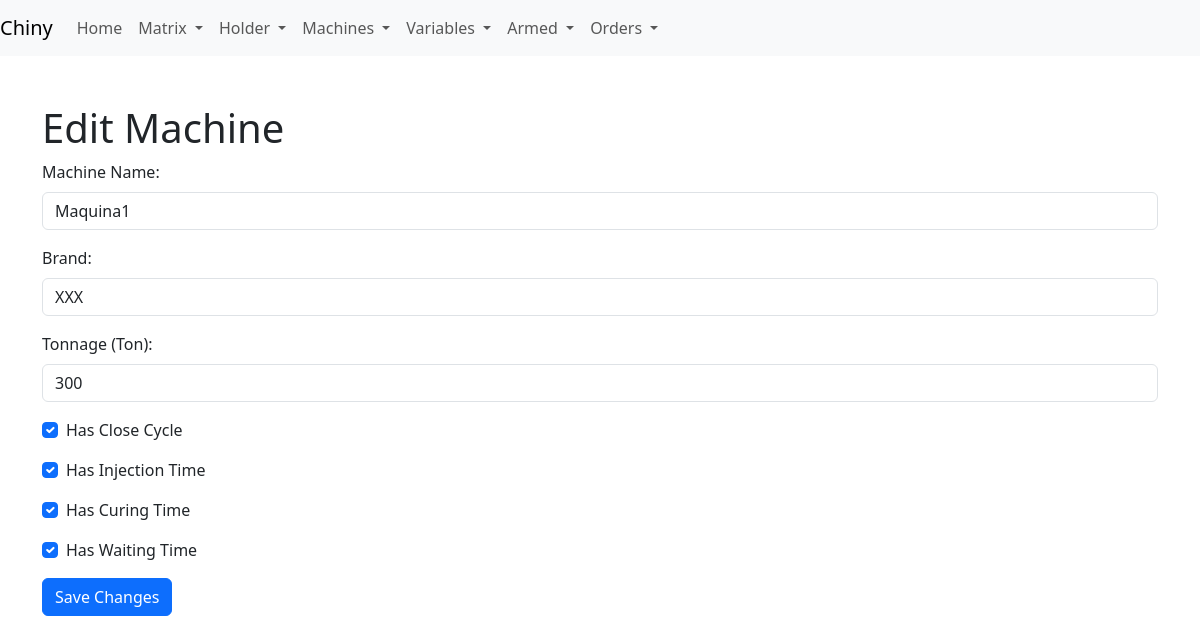
Screenshot of /edit_machine/1 with the database file from the repository.
### app/models.py (models this page shows)
class Machine(db.Model):
    __tablename__ = 'machine'
    id = db.Column(db.Integer, primary_key=True)
    name = db.Column(db.String(30), unique=True)
    brand_machine = db.Column(db.String(119), nullable=False)
    ton = db.Column(db.Integer, nullable=False)
    has_close_cycle = db.Column(db.Boolean, default=False)
    has_injection_time = db.Column(db.Boolean, default=False)
    has_curing_time = db.Column(db.Boolean, default=False)
    has_waiting_time = db.Column(db.Boolean, default=False)
    productions = db.relationship('Production', backref='machine', lazy=True)  # backref 'machine'

### app/routes.py (the view, shortened to what this page needs)
@app.route('/edit_machine/<int:machine_id>', methods=['GET', 'POST'])
def edit_machine(machine_id):
    machine = Machine.query.get_or_404(machine_id)
    return render_template('edit_machine.html', machine=machine)

### app/templates/edit_machine.html (shortened to what this page needs)
<!DOCTYPE html>
<html lang="en">
<head>
    <link rel="stylesheet" href="{{ url_for('static', filename='css/bootstrap.min.css') }}">
</head>
<body>
    {% include 'navbar.html' %}
    <div class="container mt-5">
        <h1>Edit Machine</h1>
        <form method="POST" action="{{ url_for('edit_machine', machine_id=machine.id) }}">
            <div class="mb-3">
                <label for="name" class="form-label">Machine Name:</label>
                <input type="text" class="form-control" id="name" name="name" value="{{ machine.name }}" required>
            </div>
            <div class="mb-3">
                <label for="brand_machine" class="form-label">Brand:</label>
                <input type="text" class="form-control" id="brand_machine" name="brand_machine" value="{{ machine.brand_machine }}" required>
            </div>
            <div class="mb-3">
                <label for="ton" class="form-label">Tonnage (Ton):</label>
                <input type="number" class="form-control" id="ton" name="ton" value="{{ machine.ton }}" required>
            </div>
            <div class="form-check mb-3">
                <input type="checkbox" class="form-check-input" id="has_close_cycle" name="has_close_cycle" {% if machine.has_close_cycle %}checked{% endif %}>
                <label class="form-check-label" for="has_close_cycle">Has Close Cycle</label>
            </div>
            <div class="form-check mb-3">
                <input type="checkbox" class="form-check-input" id="has_injection_time" name="has_injection_time" {% if machine.has_injection_time %}checked{% endif %}>
                <label class="form-check-label" for="has_injection_time">Has Injection Time</label>
            </div>
            <div class="form-check mb-3">
                <input type="checkbox" class="form-check-input" id="has_curing_time" name="has_curing_time" {% if machine.has_curing_time %}checked{% endif %}>
                <label class="form-check-label" for="has_curing_time">Has Curing Time</label>
            </div>
            <div class="form-check mb-3">
                <input type="checkbox" class="form-check-input" id="has_waiting_time" name="has_waiting_time" {% if machine.has_waiting_time %}checked{% endif %}>
                <label class="form-check-label" for="has_waiting_time">Has Waiting Time</label>
            </div>
            <input type="submit" class="btn btn-primary" value="Save Changes">
        </form>
    </div>
</body>
</html>

### rows the page displays
Machine: name "Maquina1", brand_machine "XXX", ton "300", has_close_cycle "☑", has_injection_time "☑", has_curing_time "☑", has_waiting_time "☑"
